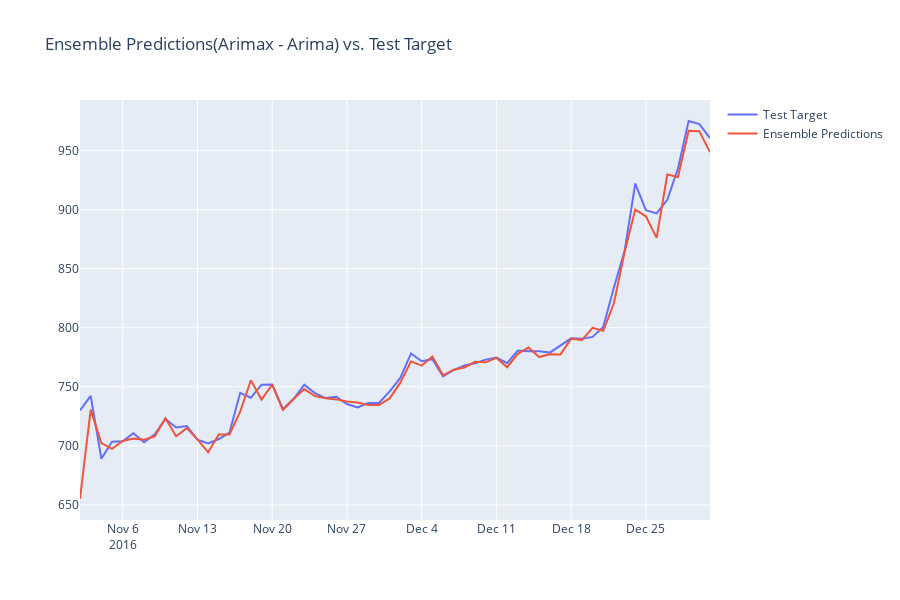

This figure's notebook cell:
### Code cell
import plotly.graph_objects as go

# Create a DataFrame for the ensemble predictions
ensemble_predictions_df = pd.DataFrame(ensemble_predictions, index=y_test.index, columns=[0])

# Create the Plotly figure
fig = go.Figure()

# Add traces for original target values and ensemble predictions
fig.add_trace(go.Scatter(x=y_test.index, y=y_test["Open"], name="Test Target"))
fig.add_trace(go.Scatter(x=ensemble_predictions_df.index, y=ensemble_predictions_df[0], name="Ensemble Predictions"))

# Update layout and show the figure
fig.update_layout(height=600, title="Ensemble Predictions(Arimax - Arima) vs. Test Target")
fig.show()
